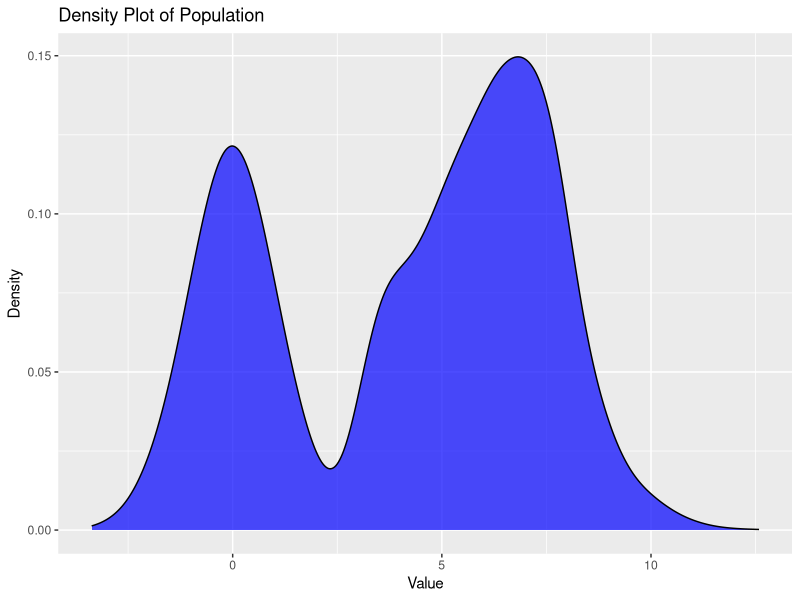
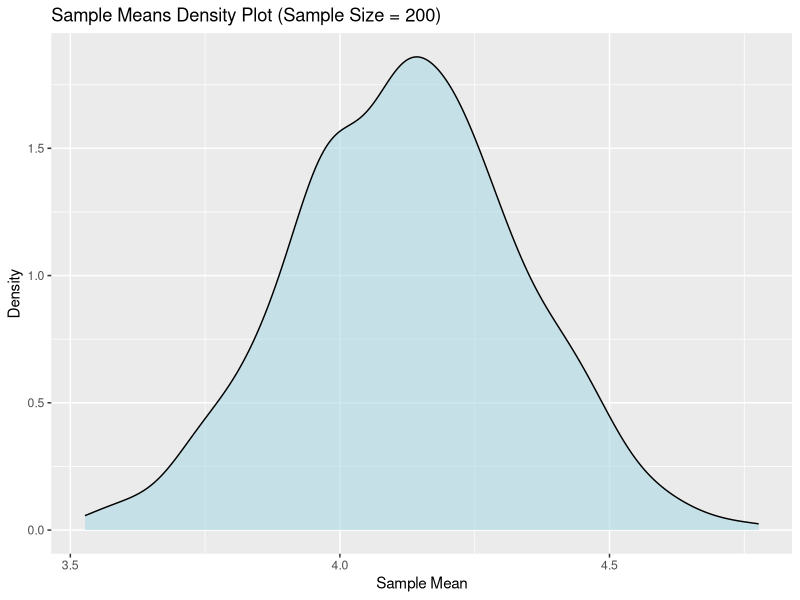
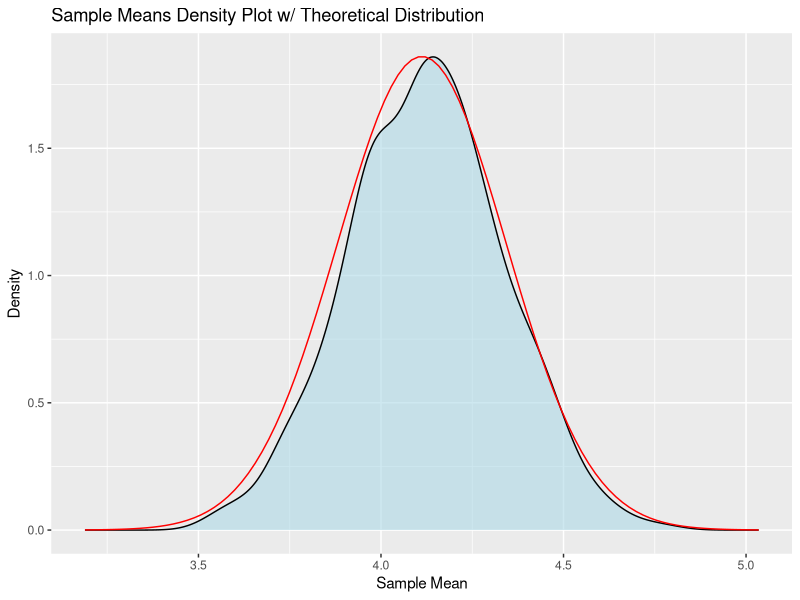
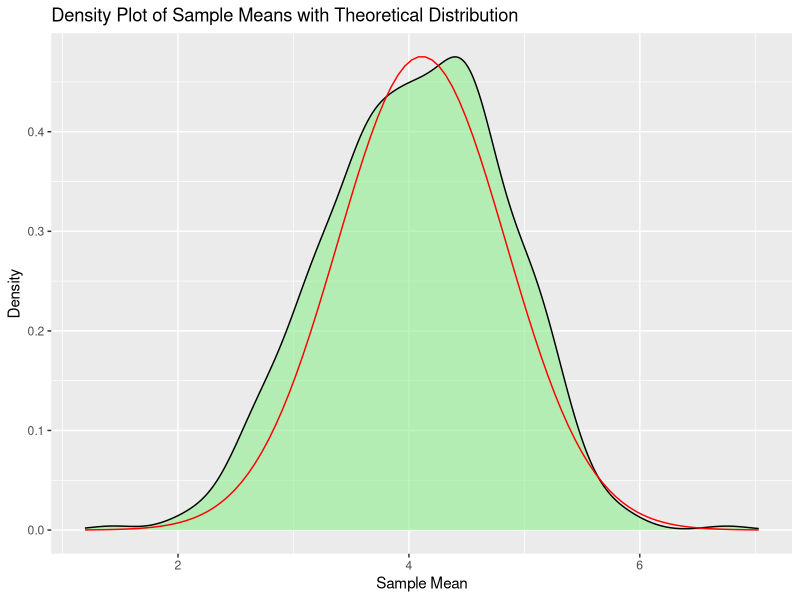
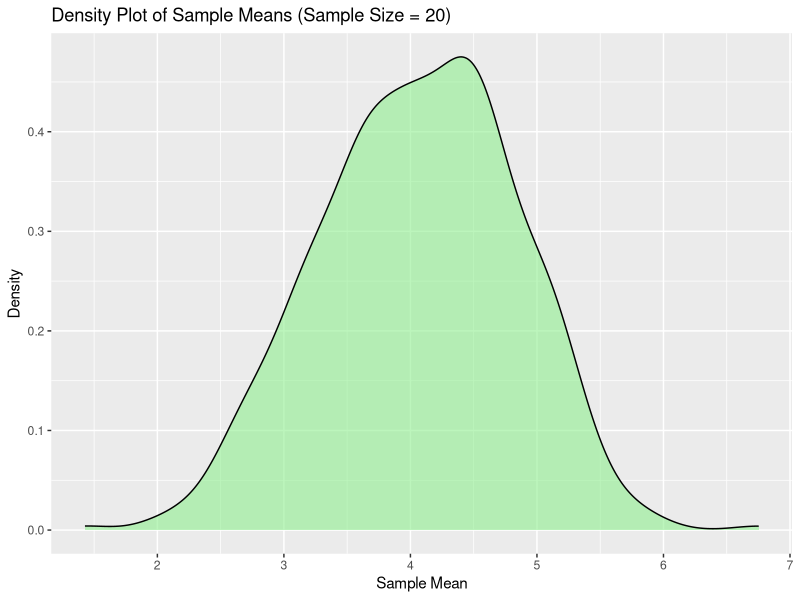

The R source for these figures, in order:
## ---- chunk 1
library(ggplot2) 
library(dplyr)

set.seed(42)
## ---- chunk 2
n <- 10000

# Crazy distribution
data <- c(
  rnorm(n/3, mean = 0, sd = 1),    
  runif(n/3, min = 3, max = 8),   
  rnorm(n/3, mean = 6.9, sd = 1.5)  
)

df <- data.frame(value = data)

# Density plot
ggplot(df, aes(x = value)) +
  geom_density(fill = "blue", alpha = 0.7) +
  labs(title = "Density Plot of Population",
       x = "Value",
       y = "Density") 

## ---- chunk 3
sample <- sample(df$value, 200)
## ---- chunk 4
# parameters
sample_200 <- 200
n_samples <- 500


# Get sample means
get_sample_means <- function(data, sample_size, n_samples) {
  means <- numeric(n_samples)
  for (i in 1:n_samples) {
    means[i] <- mean(sample(data, sample_size))
  }
  return(means)
}

sample_means_200 <- get_sample_means(df$value, sample_200, n_samples)

# Density Plot
plot_200 <- ggplot(data.frame(mean = sample_means_200), aes(x = mean)) +
  geom_density(fill = "lightblue", alpha = 0.6) +
  labs(title = "Sample Means Density Plot (Sample Size = 200)",
       x = "Sample Mean",
       y = "Density") 

plot_200


## ---- chunk 5
# Calculate theoretical mean and standard deviation
theoretical_mean <- mean(df$value)
theoretical_sd <- sd(df$value) / sqrt(sample_200)

# Create range of values from theoretical calculated mean & sd -> density
x_values <- seq(theoretical_mean - 4 * theoretical_sd, 
                 theoretical_mean + 4 * theoretical_sd, 
                 length.out = 100)

theoretical_density <- dnorm(x_values, mean = theoretical_mean, sd = theoretical_sd)

# Scale so it's consistent with crazy distribution
scaled_theoretical_density <- theoretical_density * (max(density(sample_means_200)$y) / max(theoretical_density))

# Plot the sample means density and theoretical density
theoretical_data <- data.frame(x = x_values, y = scaled_theoretical_density)

plot_200 +
  geom_line(data = theoretical_data, aes(x = x, y = y), color = "red") +
  labs(title = "Sample Means Density Plot w/ Theoretical Distribution")


## ---- chunk 6
# Draw samples again with sample_size = 20
sample_20 <- 20
sample_means_20 <- get_sample_means(df$value, sample_20, n_samples)

# Remake density plot with 20
plot_20 <- ggplot(data.frame(mean = sample_means_20), aes(x = mean)) +
  geom_density(fill = "lightgreen", alpha = 0.6) +
  labs(title = "Density Plot of Sample Means (Sample Size = 20)",
       x = "Sample Mean",
       y = "Density") 

# Do same thing as above
theoretical_mean <- mean(df$value)
theoretical_sd <- sd(df$value) / sqrt(sample_20)
x_values <- seq(theoretical_mean - 4 * theoretical_sd, 
                 theoretical_mean + 4 * theoretical_sd, 
                 length.out = 100)
theoretical_density <- dnorm(x_values, mean = theoretical_mean, sd = theoretical_sd)
scaled_theoretical_density <- theoretical_density * (max(density(sample_means_20)$y) / max(theoretical_density))
theoretical_data <- data.frame(x = x_values, y = scaled_theoretical_density)

# Plot the sample means density and theoretical density
plot_20 +
  geom_line(data = theoretical_data, aes(x = x, y = y), color = "red") +
  labs(title = "Density Plot of Sample Means with Theoretical Distribution")

plot_20

